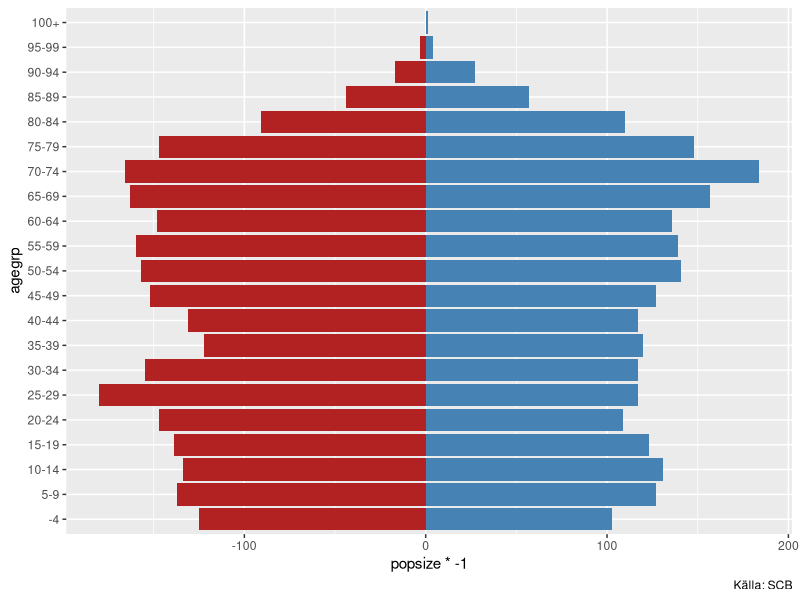
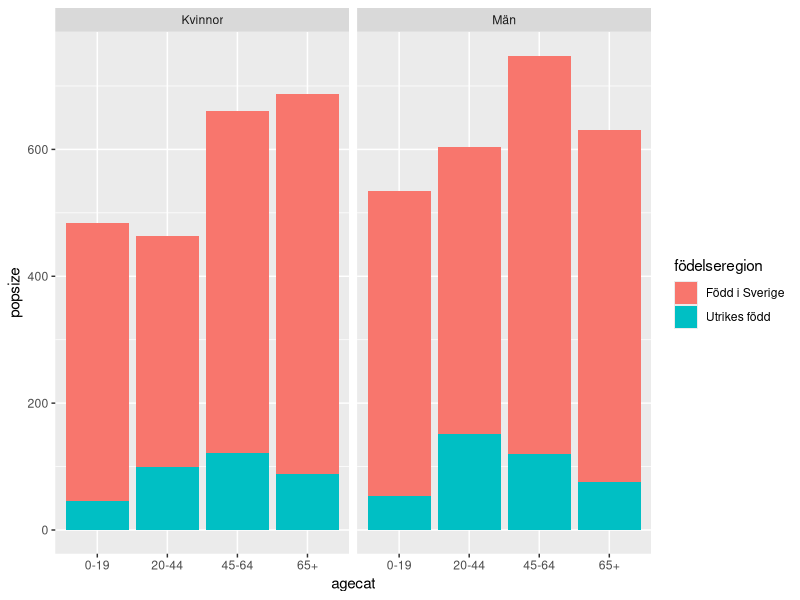
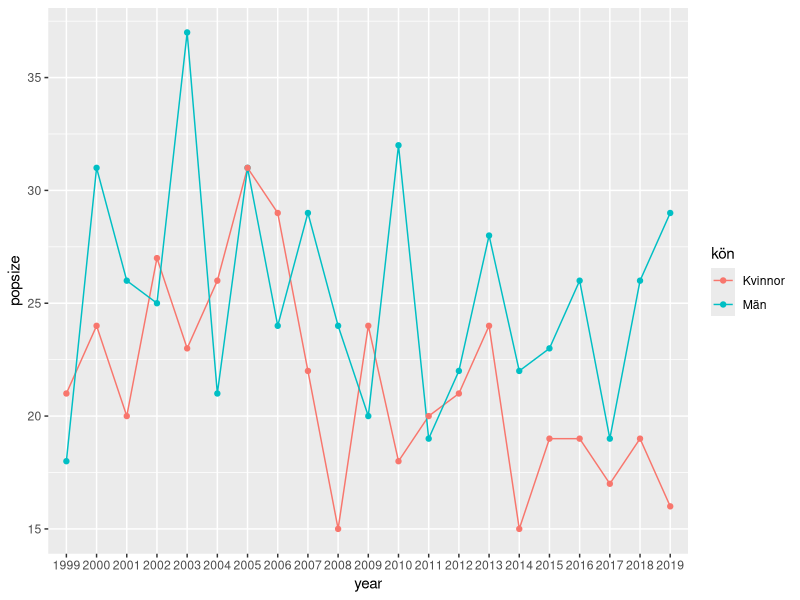
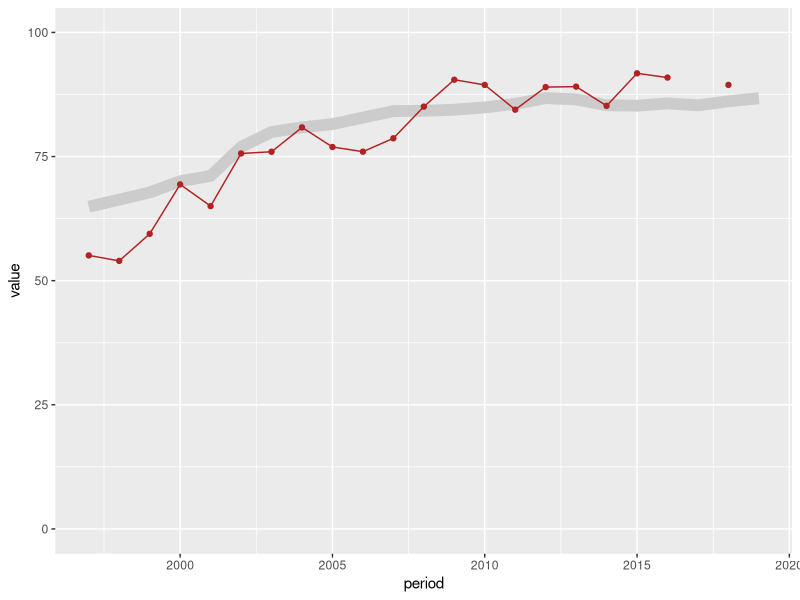
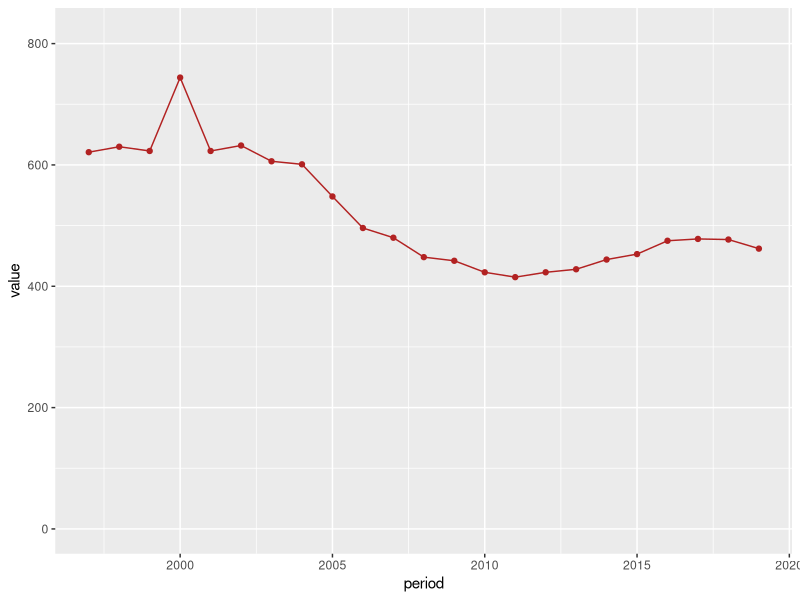
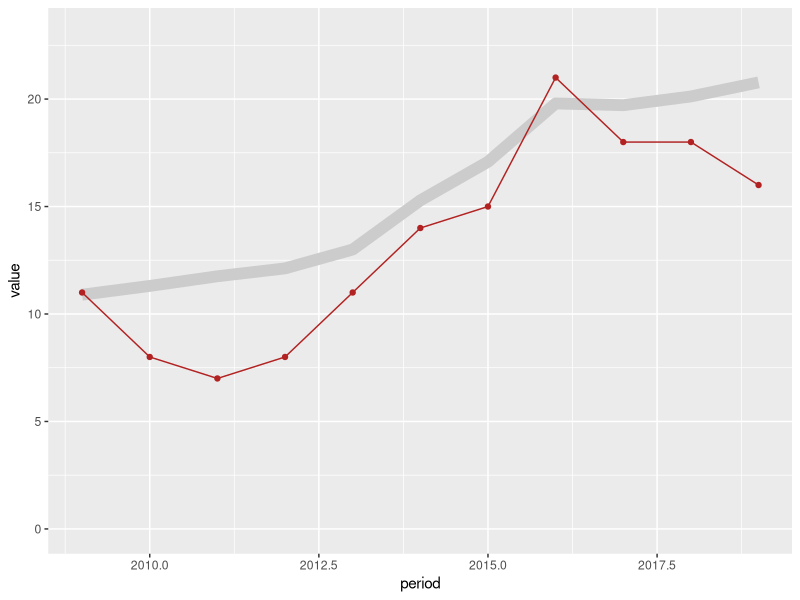
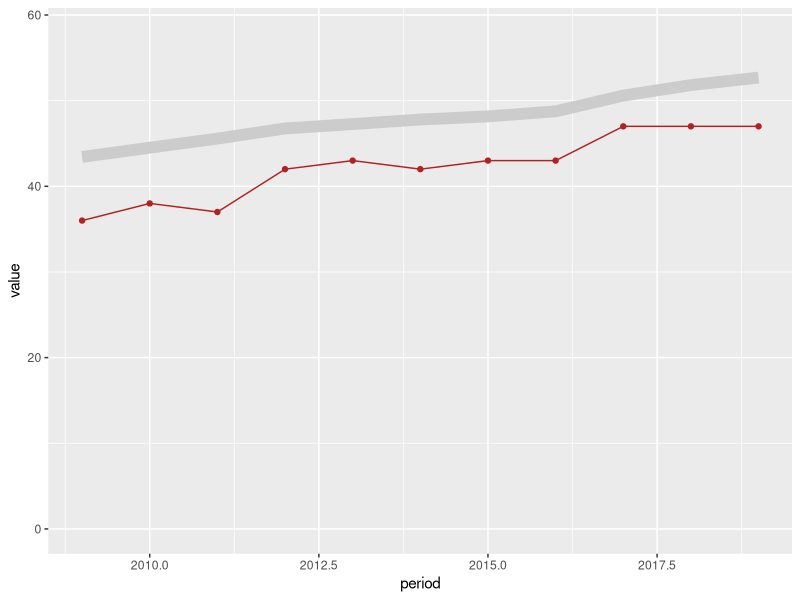
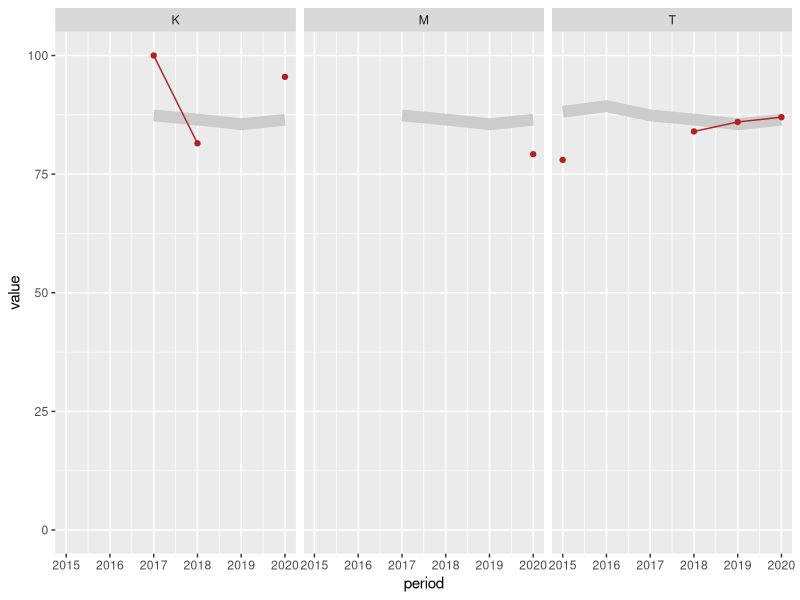

Generate these figures, in order, with R:
## ---- chunk 1
knitr::opts_chunk$set(echo = FALSE,
               eval = TRUE,
               warning = FALSE,
               message = FALSE)
## ---- chunk 2
library(readxl)
library(tidyverse)

## ---- chunk 3

### Kommunid
komid <- read_excel("../data/kommunblad/kommunkoder.xlsx") %>% 
  mutate(komkombi = paste(komNr, komnamn))

## ---- chunk 4
studkom <- str_trim(komid$komnamn[10], side = "both")

## ---- chunk 5

df <- read_excel("../data/kommunblad/popsize.xlsx") %>% 
  mutate(         agegrp = as.factor(agegrp) %>% 
           fct_relevel("-4", "5-9", "10-14", "15-19", "20-24", "25-29", "30-34", "35-39", "40-44", "45-49",
                        "50-54", "55-59", "60-64", "65-69", "70-74", "75-79", "80-84", "85-89", "90-94", "95-99", "100+")) %>% 
  left_join(komid %>% select(komNr, komnamn), by = c("Region" = "komNr")) %>% 
  filter(komnamn == studkom)  
  
pic <- df %>% 
  ggplot(aes(x = agegrp))+
  geom_bar(df %>% filter(Kon == "1"),
           mapping = aes(y = popsize * -1),
           stat = "identity",
           fill = "firebrick") +
  geom_bar(df %>% filter(Kon == "2"), 
           stat = "identity",
           mapping = aes(y = popsize),
           fill = "steelblue") +
  # facet_wrap(~Kon, 
  #            nrow = 2)+
  coord_flip()+
  labs(caption ="Källa: SCB")


## ---- chunk 6
pic

## ---- chunk 7

df <- read_excel("../data/kommunblad/utlfodda.xlsx") %>% 
  mutate(         agegrp = as.factor(agegrp) %>% 
           fct_relevel("-4", "5-9", "10-14", "15-19", "20-24", "25-29", "30-34", "35-39", "40-44", "45-49",
                        "50-54", "55-59", "60-64", "65-69", "70-74", "75-79", "80-84", "85-89", "90-94", "95-99", "100+")) %>%   
  left_join(komid %>% select(komNr, komnamn), by = c("region" = "komNr")) %>% 
  mutate(agecat = case_when(agegrp == "-4" ~ "0-19",
                           agegrp == "5-9" ~ "0-19",
                           agegrp == "10-14" ~ "0-19",
                           agegrp == "15-19" ~ "0-19",
                           agegrp == "20-24" ~ "20-44",
                           agegrp == "25-29" ~ "20-44",
                           agegrp == "30-34" ~ "20-44",
                           agegrp == "35-39" ~ "20-44",
                           agegrp == "40-44" ~ "45-64",
                           agegrp == "45-49" ~ "45-64",
                           agegrp == "50-54" ~ "45-64",
                           agegrp == "55-59" ~ "45-64",
                           agegrp == "60-64" ~ "45-64",
                           TRUE ~ "65+")) %>% 
  group_by(region, kön, agecat, födelseregion, komnamn) %>% 
  summarise(popsize = sum(popsize)) %>% 
  group_by(region, kön, komnamn) %>% 
  mutate(totpop = sum(popsize))


df_studkom <- df %>% filter(komnamn == studkom)

ggplot(df_studkom, aes(x = agecat, y = popsize, fill = födelseregion))+
  geom_bar(stat = "identity")+
  facet_wrap(~ kön)


## ---- chunk 8
df <- read_excel("../data/kommunblad/nyfodda.xlsx") %>% 
  left_join(komid %>% select(komNr, komnamn), by = c("region" = "komNr")) 

df_studkom <- df %>% filter(komnamn == studkom) 

ggplot(df_studkom, aes(x = year, y = popsize, group = kön)) +
  geom_line(aes(colour = kön))+
  geom_point(aes(colour = kön))

## ---- chunk 9
df <- read_excel("../data/kommunblad/forskola.xlsx") %>% 
  left_join(komid %>% select(komNr, komnamn), by = c("municipality" = "komNr")) %>% 
  group_by(period, gender) %>% 
  mutate(vg_mean = mean(value, na.rm = TRUE))

df_studkom <- df %>% filter(komnamn == studkom) 

ggplot(df %>% filter(komnamn == studkom), aes(x = period, y = value))+
  geom_line(aes(x = period, y = vg_mean), 
            color = "grey80",
            size = 4)+
  geom_line(color = "firebrick")+
  geom_point(color = "firebrick")+
  ylim(0, 100)



## ---- chunk 10

df <- read_excel("../data/kommunblad/elevercounts.xlsx") %>% 
  left_join(komid %>% select(komNr, komnamn), by = c("municipality" = "komNr")) %>% 
  filter(!is.na(komnamn))
  
df_studkom <- df %>% filter(komnamn == studkom) 

ggplot(df_studkom, aes(x = period, y = value))+
  geom_line(color = "firebrick")+
  geom_point(color = "firebrick")+
  ylim(0, max(df_studkom$value) * 1.1)

## ---- chunk 11

df <- read_excel("../data/kommunblad/elev_utl.xlsx") %>% 
  left_join(komid %>% select(komNr, komnamn), by = c("municipality" = "komNr")) %>% 
  filter(!is.na(komnamn)) %>% 
  group_by(period) %>% 
  mutate(vg_mean = mean(value))

df_studkom <- df %>% filter(komnamn == studkom) 

max_y <- as.numeric(c(df_studkom$value, df_studkom$vg_mean)) %>% max()

df_studkom %>% ggplot(aes(x = period, y = value))+
    geom_line(aes(x = period, y = vg_mean), 
            color = "grey80",
            size = 4)+
  geom_line(color = "firebrick")+
  geom_point(color = "firebrick")+
  ylim(0, max_y * 1.1)

## ---- chunk 12

df <- read_excel("../data/kommunblad/elever_parent_higheduc.xlsx") %>% 
  left_join(komid %>% select(komNr, komnamn), by = c("municipality" = "komNr")) %>% 
  filter(!is.na(komnamn)) %>% 
  group_by(period) %>% 
  mutate(vg_mean = mean(value))
  
df_studkom <- df %>% filter(komnamn == studkom) 

max_y <- as.numeric(c(df_studkom$value, df_studkom$vg_mean)) %>% max()

ggplot(df_studkom, aes(x = period, y = value))+
    geom_line(aes(x = period, y = vg_mean), 
            color = "grey80",
            size = 4)+
  geom_line(color = "firebrick")+
  geom_point(color = "firebrick")+
  ylim(0, max_y * 1.1)

## ---- chunk 13

df <- read_excel("../data/kommunblad/gymbeh.xlsx") %>% 
  left_join(komid %>% select(komNr, komnamn), by = c("municipality" = "komNr")) %>% 
  filter(!is.na(komnamn)) %>% 
  group_by(period) %>% 
  mutate(vg_mean = mean(value, na.rm = TRUE))


df_studkom <- df %>% filter(komnamn == studkom) 

max_y <- as.numeric(c(df_studkom$value, df_studkom$vg_mean)) %>% max()

ggplot(df_studkom, aes(x = period, y = value))+
    geom_line(aes(x = period, y = vg_mean), 
            color = "grey80",
            size = 4)+
  geom_line(color = "firebrick")+
  geom_point(color = "firebrick")+
  ylim(0, max_y * 1.1)+
  facet_wrap(~ gender)

## ---- chunk 14

df <- read_excel("../data/kommunblad/gymexam.xlsx") %>% 
  left_join(komid %>% select(komNr, komnamn), by = c("municipality" = "komNr")) %>% 
  filter(!is.na(komnamn)) %>% 
  group_by(period, gender) %>% 
  mutate(vg_mean = mean(value, na.rm = TRUE))

df_studkom <- df %>% filter(komnamn == studkom) 

max_y <- as.numeric(c(df_studkom$value, df_studkom$vg_mean)) %>% max()

ggplot(df_studkom, aes(x = period, y = value))+
    geom_line(aes(x = period, y = vg_mean), 
            color = "grey80",
            size = 4)+
  geom_line(color = "firebrick")+
  geom_point(color = "firebrick")+
  ylim(0, max_y * 1.1)+
  facet_wrap(~ gender)

## ---- chunk 15

df <- read_excel("../data/kommunblad/long_arblos1624.xlsx") %>% 
  left_join(komid %>% select(komNr, komnamn), by = c("municipality" = "komNr")) %>% 
  filter(!is.na(komnamn)) %>% 
  group_by(period) %>% 
  mutate(vg_mean = mean(value, na.rm = TRUE))

df_studkom <- df %>% filter(komnamn == studkom) 

max_y <- as.numeric(c(df_studkom$value, df_studkom$vg_mean)) %>% max()

ggplot(df_studkom, aes(x = period, y = value))+
    geom_line(aes(x = period, y = vg_mean), 
            color = "grey80",
            size = 4)+
  geom_line(color = "firebrick")+
  geom_point(color = "firebrick")+
  ylim(0, max_y * 1.1)+
  facet_wrap(~ gender)

